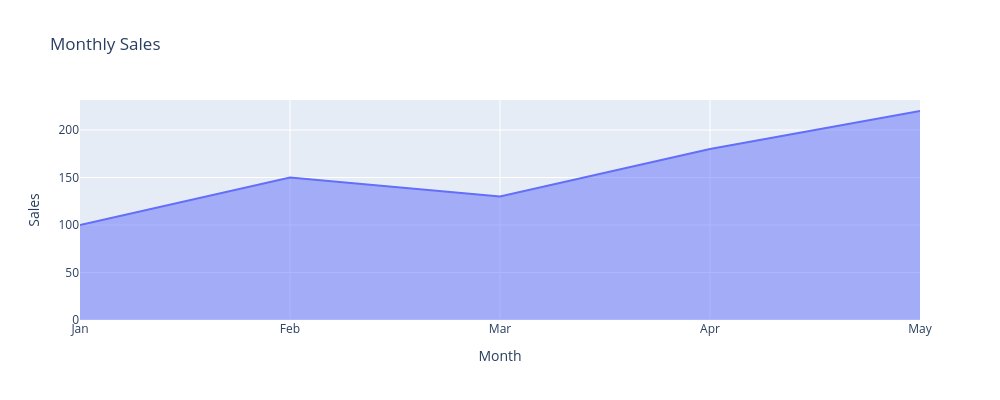

The notebook cell this image was saved under:
### Code cell
data = {
    "Month" : ["Jan","Feb","Mar","Apr","May"],
    "Sales" :[100,150,130,180,220]
}
fig = px.area(
    data,
    x = "Month",
    y = "Sales",
    title = "Monthly Sales"
)
fig.update_layout(
    width = 1000,
    height = 400
)
fig.show()

### Figure 1 — Plotly figure (JSON) as saved in the notebook; plotly's stock layout.template omitted (floating-point values rounded to 4 significant figures)
{"data": [{"fillpattern": {"shape": ""}, "hovertemplate": "Month=%{x}<br>Sales=%{y}<extra></extra>", "legendgroup": "", "line": {"color": "#636efa"}, "marker": {"symbol": "circle"}, "mode": "lines", "name": "", "orientation": "v", "showlegend": false, "stackgroup": "1", "type": "scatter", "x": ["Jan", "Feb", "Mar", "Apr", "May"], "xaxis": "x", "y": [100, 150, 130, 180, 220], "yaxis": "y"}], "layout": {"height": 400, "legend": {"tracegroupgap": 0}, "title": {"text": "Monthly Sales"}, "width": 1000, "xaxis": {"anchor": "y", "domain": [0, 1], "title": {"text": "Month"}}, "yaxis": {"anchor": "x", "domain": [0, 1], "title": {"text": "Sales"}}}}
